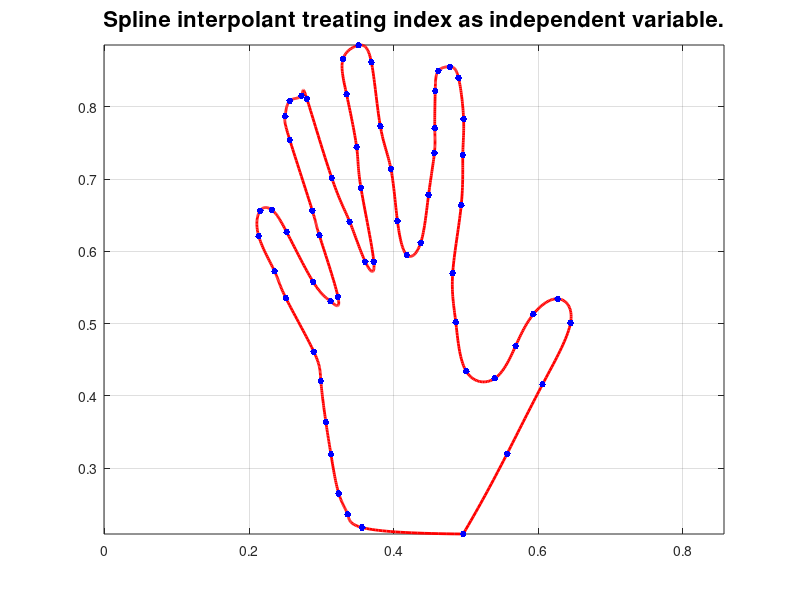

Here is the MATLAB script that generated this plot:
function hand_spline ( )

%*****************************************************************************80
%
%% hand_spline plots the hand data using splines.
%
%  Discussion:
%
%     This program assumes that the file 'hand_nodes.txt' is available.
%
%  Licensing:
%
%    This code is distributed under the GNU LGPL license.
%
%  Modified:
%
%    29 April 2019
%
%  Author:
%
%    John Burkardt
%
%  Reference:
%
%    Cleve Moler,
%    Numerical Computing with MATLAB,
%    SIAM, 2004,
%    ISBN13: 978-0-898716-60-3,
%    LC: QA297.M625. 
%
  fprintf ( 1, '\n' );
  fprintf ( 1, 'hand_spline\n' );
%
%  Read the data.
%
  xy = load ( 'hand_nodes.txt' );
%
%  Make XY an array of column vectors.
%
  xy = xy';
%
%  Repeat the first column at the end so the polygon closes.
%
  xy = [ xy, [ xy(:,1) ] ];

  [ m, n ] = size ( xy );
%
%  Consider the point index 1:N as the independent variable for X and Y.
%
  s = ( 1 : n )';
%
%  Prepare to evaluate the spline function at a grid 20 times finer.
%
  t = ( 1 : 0.05 : n )';
%
%  Compute splines U and V that treat X and Y as functions of the index.
%
  u = spline ( s, xy(1,:), t );
  v = spline ( s, xy(2,:), t );
%
%  Display the parameterized spline U(T), V(T):
%
  clf

  plot ( u, v, 'Color', 'r', 'LineWidth', 2 )
%
%  Include the data points.
%
  hold on
  plot ( xy(1,:), xy(2,:), 'b.', 'MarkerSize', 15 )
%
%  Annotate.
%
  axis equal
  grid on
  title ( 'Spline interpolant treating index as independent variable.', 'fontsize', 16 )

  hold off

  pause ( 5 );

  filename = 'hand_spline.png';
  print ( '-dpng', filename );
  fprintf ( 1, '  Graphics saved as "%s"\n', filename );
%
%  Terminate.
%
  fprintf ( 1, '\n' );
  fprintf ( 1, 'hand_spline:\n' );
  fprintf ( 1, '  Normal end of execution.\n' );

  return
end
